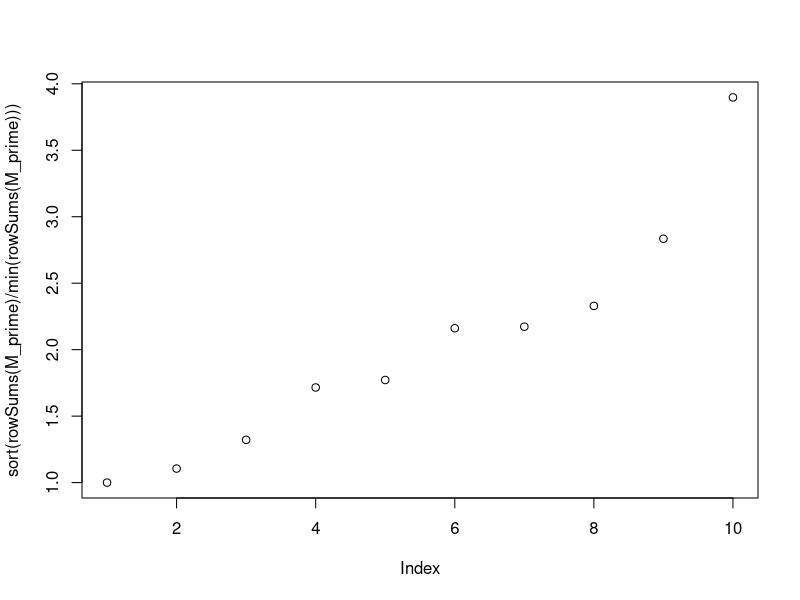
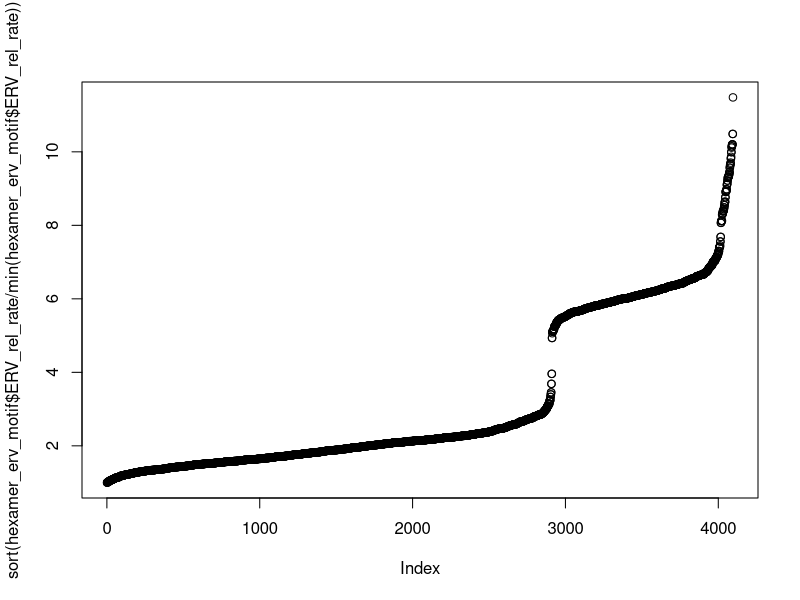

Reproduce these figures in R, in order. (Note: this script raises an error after producing the figures.)
library(tidyverse)
# library(MCMCpack)
# library(ramify)

sample_M_double <- function(N, M_mu, M_sigma) {
  # log-normally distributed entries
  M_prime <- matrix(nrow=N, ncol=1)
  for (i in 1:N) {
    M_prime[i, 1] <- exp(rnorm(1, M_mu, M_sigma))
  }
  M <- matrix(nrow=N, ncol=N)
  for (i in 1:N) {
    for (j in 1:N) { 
      if (i != j) {
        M[i, j] <- M_prime[j, 1]*pmax(
          0, exp(rnorm(1, M_mu, M_sigma)))
      }
    }
  }
  for (i in 1:N) {
    M[i, i] <- -sum(M[, i], na.rm=T)
  }
  return(M)
}

# test sampling
M_prime <- sample_M_double(10, 0, 1)
M_prime[M_prime<0] <- 0
rowSums(M_prime)
range(M_prime[M_prime>0])
max(range(M_prime[M_prime>0]))/
  min(range(M_prime[M_prime>0]))
plot(sort(rowSums(M_prime)/min(rowSums(M_prime))))

hexamer_erv_motif <- read_tsv("../data/hexamers_ERVaveraged.txt")
names(hexamer_erv_motif) <- c("wtMotif", "ERV_rel_rate")
plot(sort(hexamer_erv_motif$ERV_rel_rate/
            min(hexamer_erv_motif$ERV_rel_rate)))

# remaining parameters
sample_Q <- function(N, Q_alpha) {
  # symmetric dirichlet distributed
  if (Q_alpha == Inf) { 
    Q <- rep(1/N, N)
  } else {
    Q <- t(rdirichlet(1, rep(Q_alpha, N)))
  }
  return(Q)
}

get_equilibrium_frequencies <- function(N, M, S, Q) {
  E_N <- as.matrix(c(rep(0, N-1), 1))
  M_N <- M; M_N[N, ] <- rep(1, N)
  Q_S <- S*Q
  P_0 <- solve(M_N) %*% E_N
  # analytic derivation
  P <- (1-S)*P_0 + Q_S
  return(P)
}

# constants
N = 20  # 50
M_mu = 0

# initialize
output_list_v2 <- tibble(
  "S"=as.numeric(), "M_sigma"=as.numeric(), "Q_alpha"=as.numeric(), "iter_index"=as.numeric(), 
  "motif_index"=as.numeric(), "motif_exon"=as.numeric(), "motif_intron"=as.numeric(), 
  "motif_ratio"=as.numeric(), "motif_mutrate"=as.numeric(), "motif_ratio_max"=as.numeric())

# iterate
for (S in c(0, 0.05, 0.1, 0.2, 0.4, 0.8)) {
  for (M_sigma in c(0:100)/100) {
  # for (M_sigma in 2**(c(0:40)/5)) {
    for (Q_alpha in c(Inf)) {  # , 10, 1)) { 
      for (i in 1:1) {
        print(c(S, M_sigma, Q_alpha, i))

        # sample parameters
        M <- sample_M_double(N, 0, M_sigma)
        Q <- sample_Q(N, Q_alpha)
        
        # equilibrium frequencies
        P_exon <- get_equilibrium_frequencies(N, M, S, Q)
        P_intron <- get_equilibrium_frequencies(N, M, 0, Q)
        
        # append to output
        for (j in 1:length(P_exon)) {
          output_list_v2 <- bind_rows(output_list_v2, c(
            "S"=S, "M_sigma"=M_sigma, "Q_alpha"=Q_alpha, "iter_index"=i, "motif_index"=j, 
            "motif_exon"=P_exon[j], "motif_intron"=P_intron[j], "motif_ratio"=P_exon[j]/P_intron[j],
            "motif_mutrate"=M[j, j], "mutrate_ratio_max"=max(M[M > 0])/min(M[M > 0])))
        }
      }
    }
  }
}

write_tsv(output_list_v2, "../results/figures/output_list_v2_double.txt")
output_list_v2 <- read_tsv("../results/figures/output_list_v2_double.txt")

# # # original
palette_blue_red <- c("#297bb0", "#a9d4d9", "#f5e090", "#faae61", "#d71d1c")

output_list_v2_temp <- filter(output_list_v2, S!=1) %>% 
  group_by(M_sigma, S, Q_alpha) %>% summarise(
    motif_ratio_0 = quantile(motif_ratio, probs=0/100, na.rm=T), 
    motif_ratio_25 = quantile(motif_ratio, probs=25/100, na.rm=T),
    motif_ratio_50 = quantile(motif_ratio, probs=50/100, na.rm=T),
    motif_ratio_75 = quantile(motif_ratio, probs=75/100, na.rm=T),
    motif_ratio_100 = quantile(motif_ratio, probs=100/100, na.rm=T)) %>% 
  gather(motif_ratio_summary, motif_ratio, motif_ratio_0, 
    motif_ratio_25, motif_ratio_50, motif_ratio_75, 
    motif_ratio_100) %>% 
  mutate(motif_ratio_summary = as.factor(as.numeric(gsub(
    "motif_ratio_", "", motif_ratio_summary))))

output_list_v2_mean <- output_list_v2_temp %>% 
  dplyr::select(M_sigma, S, Q_alpha, motif_ratio_summary, motif_ratio)
write_tsv(output_list_v2_mean, "../results/figures/output_list_v2_mean_double.txt")
output_list_v2_mean <- read_tsv("../results/figures/output_list_v2_mean_double.txt")

ggplot(output_list_v2_mean) + 
  geom_line(aes(x=M_sigma, y=log2(motif_ratio), color=as.factor(motif_ratio_summary)), 
               position="identity") + theme(aspect.ratio=3) + 
  facet_grid(cols=vars(S)) + 
  xlab("Increasing mutational bias (mb)") + ylab("Exon vs intron motif ratio (log2)") + 
  scale_color_manual(name="Quantile", values=palette_blue_red) + 
  scale_x_continuous(breaks=c(0, 0.5, 1.0), limits=c(-0.1, 1.1))
ggsave("../results/figures/analytical_model_uniform_mean_double_transpose.pdf", width=5, height=5)

# # # revision
output_list_v2_exon_temp <- filter(output_list_v2, S!=1) %>% 
  group_by(M_sigma, S, Q_alpha) %>% summarise(
    motif_exon_0 = quantile(motif_exon, probs=0/100, na.rm=T), 
    motif_exon_25 = quantile(motif_exon, probs=25/100, na.rm=T),
    motif_exon_50 = quantile(motif_exon, probs=50/100, na.rm=T),
    motif_exon_75 = quantile(motif_exon, probs=75/100, na.rm=T),
    motif_exon_100 = quantile(motif_exon, probs=100/100, na.rm=T)) %>% 
  gather(motif_exon_summary, motif_exon, motif_exon_0, 
    motif_exon_25, motif_exon_50, motif_exon_75, 
    motif_exon_100) %>% 
  mutate(motif_exon_summary = as.factor(as.numeric(gsub(
    "motif_exon_", "", motif_exon_summary))))

output_list_v2_exon_mean <- output_list_v2_exon_temp %>% 
  dplyr::select(M_sigma, S, Q_alpha, motif_exon_summary, motif_exon)
write_tsv(output_list_v2_exon_mean, "../results/figures/output_list_v2_exon_mean_double.txt")
output_list_v2_exon_mean <- read_tsv("../results/figures/output_list_v2_exon_mean_double.txt")

# # # revision
output_list_v2_intron_temp <- filter(output_list_v2, S!=1) %>% 
  group_by(M_sigma, S, Q_alpha) %>% summarise(
    motif_intron_0 = quantile(motif_intron, probs=0/100, na.rm=T), 
    motif_intron_25 = quantile(motif_intron, probs=25/100, na.rm=T),
    motif_intron_50 = quantile(motif_intron, probs=50/100, na.rm=T),
    motif_intron_75 = quantile(motif_intron, probs=75/100, na.rm=T),
    motif_intron_100 = quantile(motif_intron, probs=100/100, na.rm=T)) %>% 
  gather(motif_intron_summary, motif_intron, motif_intron_0, 
    motif_intron_25, motif_intron_50, motif_intron_75, 
    motif_intron_100) %>% 
  mutate(motif_intron_summary = as.factor(as.numeric(gsub(
    "motif_intron_", "", motif_intron_summary))))

output_list_v2_intron_mean <- output_list_v2_intron_temp %>% 
  dplyr::select(M_sigma, S, Q_alpha, motif_intron_summary, motif_intron)
write_tsv(output_list_v2_intron_mean, "../results/figures/output_list_v2_intron_mean_double.txt")
output_list_v2_intron_mean <- read_tsv("../results/figures/output_list_v2_intron_mean_double.txt")

# plots
ggplot(output_list_v2_exon_mean) + 
  geom_line(aes(x=M_sigma, y=log2(motif_exon), color=as.factor(motif_exon_summary)), 
               position="identity") + theme(aspect.ratio=3) + 
  facet_grid(cols=vars(S)) + 
  xlab("Increasing mutational bias (mb)") + ylab("Exon motif frequency (log2)") + 
  scale_color_manual(name="Quantile", values=palette_blue_red) + 
  scale_x_continuous(breaks=c(0, 0.5, 1.0), limits=c(-0.1, 1.1)) + 
  ylim(log2(min(c(output_list_v2_exon_mean$motif_exon, output_list_v2_intron_mean$motif_intron))), 
    log2(max(c(output_list_v2_exon_mean$motif_exon, output_list_v2_intron_mean$motif_intron))))
ggsave("../results/figures/analytical_model_uniform_mean_double_transpose_exon.pdf", width=5, height=5)

ggplot(output_list_v2_intron_mean) + 
  geom_line(aes(x=M_sigma, y=log2(motif_intron), color=as.factor(motif_intron_summary)), 
               position="identity") + theme(aspect.ratio=3) + 
  facet_grid(cols=vars(S)) + 
  xlab("Increasing mutational bias (mb)") + ylab("Intron motif frequency (log2)") + 
  scale_color_manual(name="Quantile", values=palette_blue_red) + 
  scale_x_continuous(breaks=c(0, 0.5, 1.0), limits=c(-0.1, 1.1)) + 
  ylim(log2(min(c(output_list_v2_exon_mean$motif_exon, output_list_v2_intron_mean$motif_intron))), 
    log2(max(c(output_list_v2_exon_mean$motif_exon, output_list_v2_intron_mean$motif_intron))))
ggsave("../results/figures/analytical_model_uniform_mean_double_transpose_intron.pdf", width=5, height=5)
